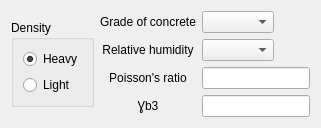
      <widget class="QWidget" name="tab_2">
       <attribute name="title">
        <string>Concrete</string>
       </attribute>
       <layout class="QHBoxLayout" name="horizontalLayout_7">
        <item alignment="Qt::AlignLeft|Qt::AlignVCenter">
         <widget class="QGroupBox" name="groupBox">
          <property name="sizePolicy">
           <sizepolicy hsizetype="Fixed" vsizetype="Minimum">
            <horstretch>0</horstretch>
            <verstretch>0</verstretch>
           </sizepolicy>
          </property>
          <property name="autoFillBackground">
           <bool>false</bool>
          </property>
          <property name="title">
           <string>Density</string>
          </property>
          <layout class="QVBoxLayout" name="verticalLayout_2">
           <item>
            <widget class="QRadioButton" name="radioButton_3">
             <property name="sizePolicy">
              <sizepolicy hsizetype="Minimum" vsizetype="Minimum">
               <horstretch>0</horstretch>
               <verstretch>0</verstretch>
              </sizepolicy>
             </property>
             <property name="text">
              <string>Heavy</string>
             </property>
             <property name="checked">
              <bool>true</bool>
             </property>
            </widget>
           </item>
           <item>
            <widget class="QRadioButton" name="radioButton_4">
             <property name="sizePolicy">
              <sizepolicy hsizetype="Minimum" vsizetype="Minimum">
               <horstretch>0</horstretch>
               <verstretch>0</verstretch>
              </sizepolicy>
             </property>
             <property name="text">
              <string>Light</string>
             </property>
            </widget>
           </item>
          </layout>
         </widget>
        </item>
        <item>
         <layout class="QGridLayout" name="gridLayout_2">
          <item row="4" column="1">
           <widget class="QLineEdit" name="lineEdit_8">
            <property name="sizePolicy">
             <sizepolicy hsizetype="Maximum" vsizetype="Fixed">
              <horstretch>0</horstretch>
              <verstretch>0</verstretch>
             </sizepolicy>
            </property>
            <property name="toolTip">
             <string>Poisson's ratio</string>
            </property>
            <property name="statusTip">
             <string>Poisson's ratio</string>
            </property>
            <property name="layoutDirection">
             <enum>Qt::RightToLeft</enum>
            </property>
           </widget>
          </item>
          <item row="2" column="1">
           <widget class="QComboBox" name="comboBox_2">
            <property name="sizePolicy">
             <sizepolicy hsizetype="Maximum" vsizetype="Fixed">
              <horstretch>0</horstretch>
              <verstretch>0</verstretch>
             </sizepolicy>
            </property>
            <property name="toolTip">
             <string>Relative humidity</string>
            </property>
            <property name="statusTip">
             <string>Relative humidity</string>
            </property>
           </widget>
          </item>
          <item row="1" column="1">
           <widget class="QComboBox" name="comboBox_1">
            <property name="sizePolicy">
             <sizepolicy hsizetype="Maximum" vsizetype="Fixed">
              <horstretch>0</horstretch>
              <verstretch>0</verstretch>
             </sizepolicy>
            </property>
            <property name="toolTip">
             <string>Grade of concrete</string>
            </property>
            <property name="layoutDirection">
             <enum>Qt::LeftToRight</enum>
            </property>
           </widget>
          </item>
          <item row="1" column="0">
           <widget class="QLabel" name="label">
            <property name="text">
             <string>Grade of concrete</string>
            </property>
            <property name="alignment">
             <set>Qt::AlignCenter</set>
            </property>
           </widget>
          </item>
          <item row="5" column="1">
           <widget class="QLineEdit" name="lineEdit_5">
            <property name="sizePolicy">
             <sizepolicy hsizetype="Maximum" vsizetype="Fixed">
              <horstretch>0</horstretch>
              <verstretch>0</verstretch>
             </sizepolicy>
            </property>
            <property name="toolTip">
             <string>gb factor &lt;=1</string>
            </property>
            <property name="statusTip">
             <string>gb factor &lt;=1</string>
            </property>
            <property name="text">
             <string/>
            </property>
           </widget>
          </item>
          <item row="2" column="0">
           <widget class="QLabel" name="label_2">
            <property name="text">
             <string>Relative humidity</string>
            </property>
            <property name="alignment">
             <set>Qt::AlignCenter</set>
            </property>
           </widget>
          </item>
          <item row="4" column="0">
           <widget class="QLabel" name="label_3">
            <property name="text">
             <string>Poisson's ratio</string>
            </property>
            <property name="alignment">
             <set>Qt::AlignCenter</set>
            </property>
           </widget>
          </item>
          <item row="5" column="0">
           <widget class="QLabel" name="label_4">
            <property name="layoutDirection">
             <enum>Qt::LeftToRight</enum>
            </property>
            <property name="text">
             <string>Ɣb3</string>
            </property>
            <property name="alignment">
             <set>Qt::AlignCenter</set>
            </property>
           </widget>
          </item>
         </layout>
        </item>
       </layout>
      </widget>
